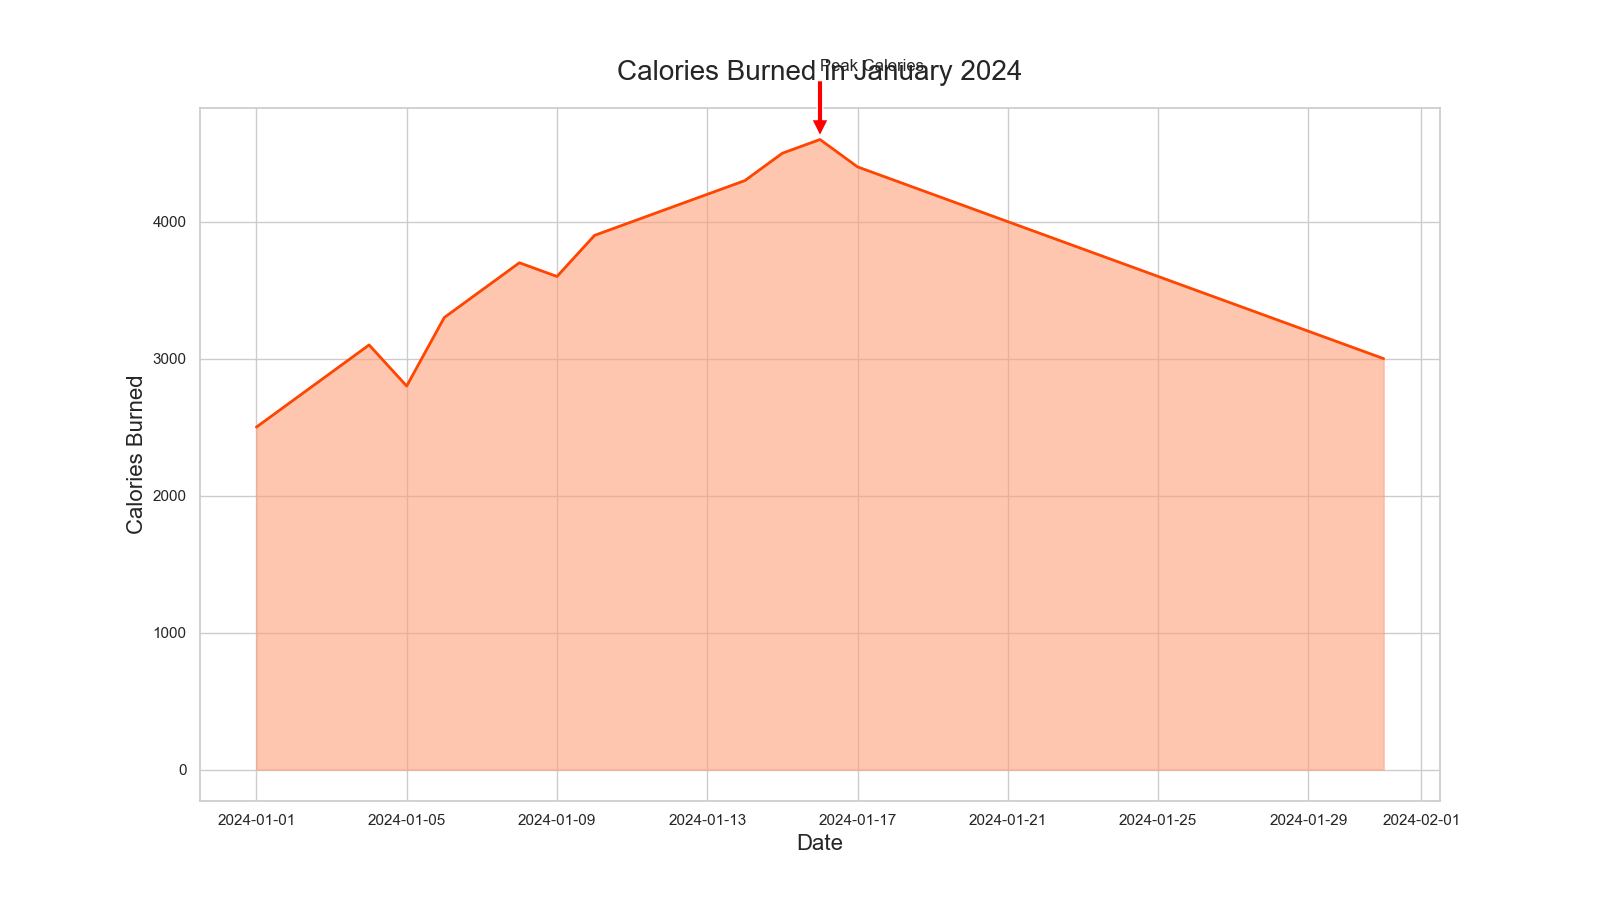

Generate this figure with Python:

import matplotlib.pyplot as plt
import pandas as pd

data = {
    'Date': [
        '2024-01-01', '2024-01-02', '2024-01-03', '2024-01-04', '2024-01-05', 
        '2024-01-06', '2024-01-07', '2024-01-08', '2024-01-09', '2024-01-10',
        '2024-01-11', '2024-01-12', '2024-01-13', '2024-01-14', '2024-01-15', 
        '2024-01-16', '2024-01-17', '2024-01-18', '2024-01-19', '2024-01-20',
        '2024-01-21', '2024-01-22', '2024-01-23', '2024-01-24', '2024-01-25', 
        '2024-01-26', '2024-01-27', '2024-01-28', '2024-01-29', '2024-01-30',
        '2024-01-31'
    ],
    'Calories Burned': [
        2500, 2700, 2900, 3100, 2800, 3300, 3500, 3700, 3600, 3900, 4000, 4100, 
        4200, 4300, 4500, 4600, 4400, 4300, 4200, 4100, 4000, 3900, 3800, 3700, 
        3600, 3500, 3400, 3300, 3200, 3100, 3000
    ]
}

df = pd.DataFrame(data)
df['Date'] = pd.to_datetime(df['Date'])

plt.figure(figsize=(16, 9))
plt.fill_between(df['Date'], df['Calories Burned'], color='#FFA07A', alpha=0.6)
plt.plot(df['Date'], df['Calories Burned'], color='#FF4500', linewidth=2)

plt.title('Calories Burned in January 2024', fontsize=20, pad=20)
plt.xlabel('Date', fontsize=16)
plt.ylabel('Calories Burned', fontsize=16)

peak_calories = df[df['Calories Burned'] == df['Calories Burned'].max()]
plt.annotate('Peak Calories', xy=(peak_calories['Date'].values[0], peak_calories['Calories Burned'].values[0]),
             xytext=(peak_calories['Date'].values[0], peak_calories['Calories Burned'].values[0]+500),
             arrowprops=dict(facecolor='red', shrink=0.05))

plt.grid(True)
plt.show()
